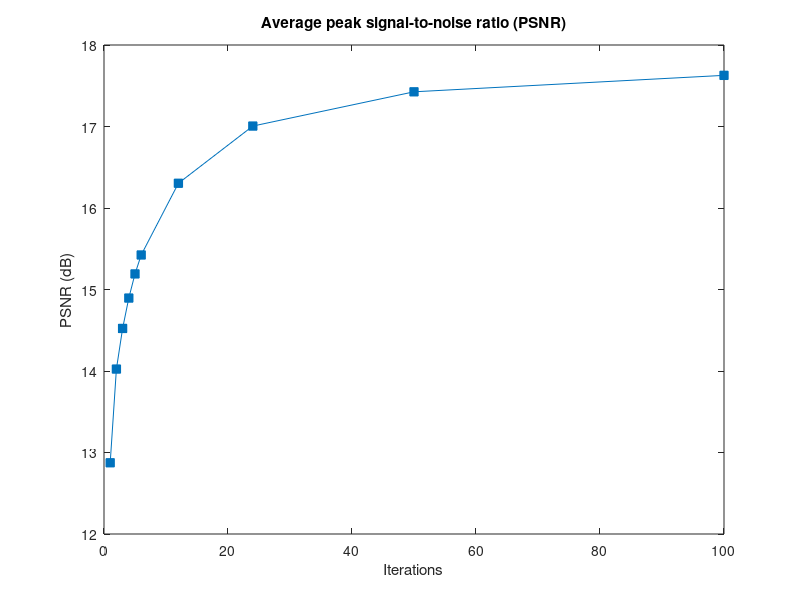
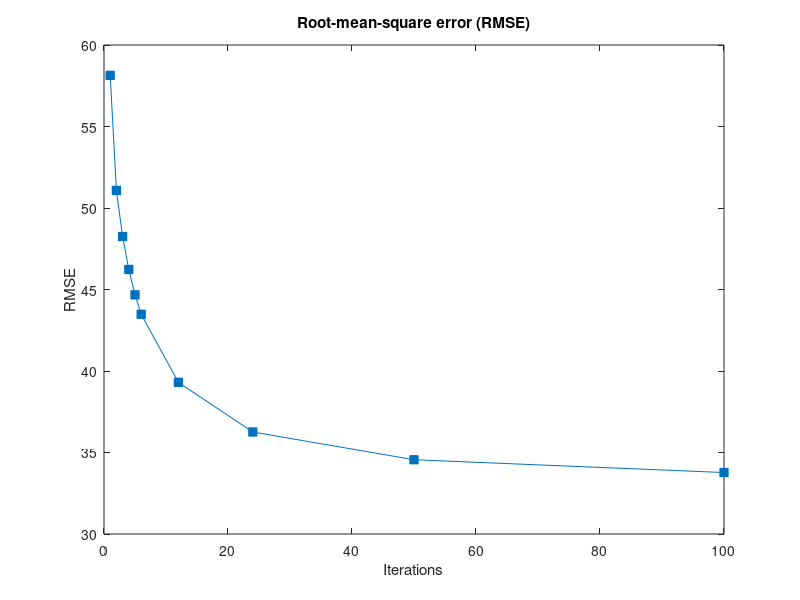

MATLAB code to generate these figures, in order:
% Measurements for knight scene with the following properties:
%   Light field:    9 x 9 x 512 x 512
%   Attenuator:     Tiling resolution:  3 x 3
%                   Tile resolution:    256 x 256
%                   Overlap:            50%
%                   Number of Layers:   5
%
%% SART: Plot average PSNR and average RMSE against number of SART iterations

iterations = [1, 2, 3, 4, 5, 6, 12, 24, 50, 100];
psnr = [12.874092, 14.023708, 14.522275, 14.894984, 15.191397, 15.423656, 16.303394, 17.005358, 17.425745, 17.627584];
rmse = [58.137537, 51.075596, 48.250536, 46.225376, 44.673320, 43.481093, 39.303101, 36.258923, 34.556226, 33.771028];

figure(1);
plot(iterations, psnr, 'Marker', 'square', 'MarkerFaceColor', 'auto');
title('Average peak signal-to-noise ratio (PSNR)');
xlabel('Iterations');
ylabel('PSNR (dB)');

figure(2);
plot(iterations, rmse, 'Marker', 'square', 'MarkerFaceColor', 'auto');
title('Root-mean-square error (RMSE)');
xlabel('Iterations');
ylabel('RMSE');